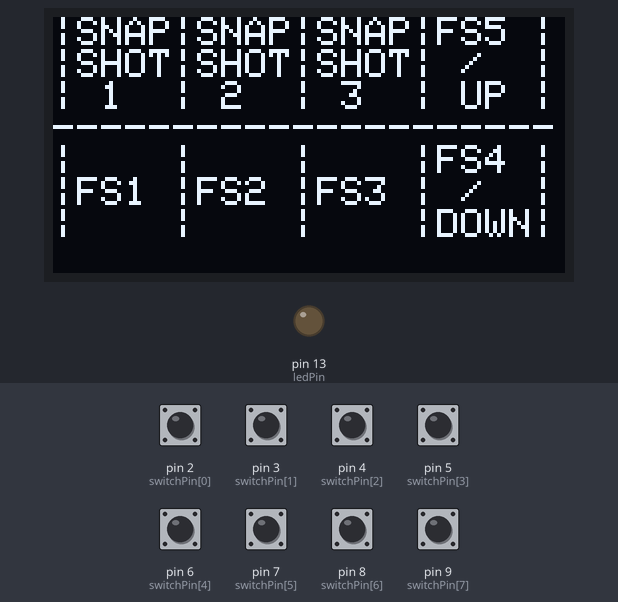
Bench run of a sketch on a simulated Arduino Nano, built with avr-gcc and run on an emulated ATmega328P. On the bench: 128×64 one-colour display, output pins drawn as LEDs (lit = HIGH). The test bench sets the inputs (shaded band); at power-on: pin 2 (switchPin[0]), pin 3 (switchPin[1]), pin 4 (switchPin[2]), pin 5 (switchPin[3]), pin 6 (switchPin[4]), pin 7 (switchPin[5]), pin 8 (switchPin[6]), pin 9 (switchPin[7]) HIGH. The display library's start-up logo is not drawn; MIDI output is not drawn.

Above: at 1.7 s.
1.8 s: pin 2 (switchPin[0]) pulled LOW for 0.15 s
At 1.9 s:
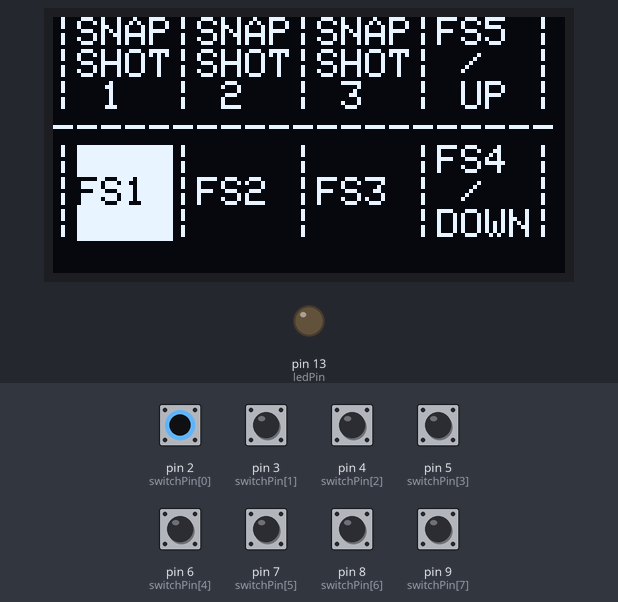
3.4 s: pin 5 (switchPin[3]) pulled LOW for 0.15 s
At 3.47 s:
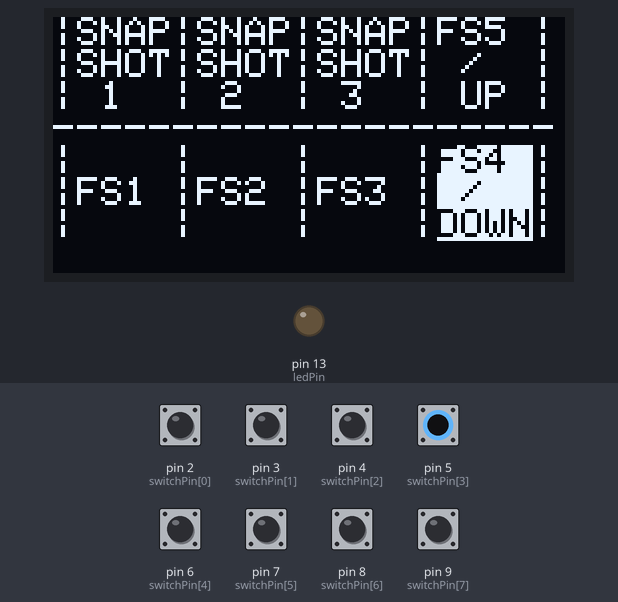
5.0 s: pin 6 (switchPin[4]) pulled LOW for 0.15 s
At 5.11 s:
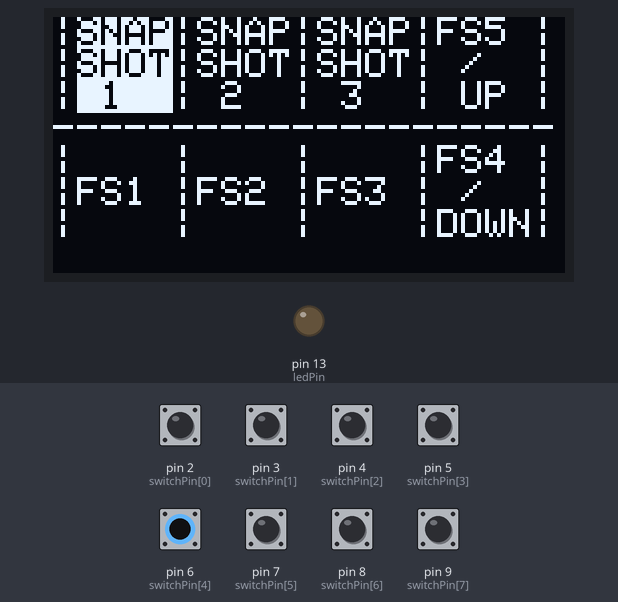
6.6 s: pin 9 (switchPin[7]) pulled LOW for 0.15 s
At 6.68 s:
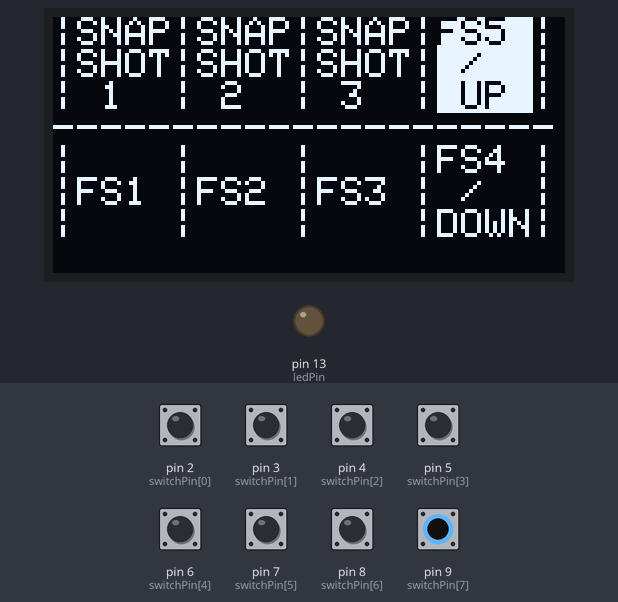
8.2 s: pin 3 (switchPin[1]) pulled LOW for 0.15 s
At 8.31 s:
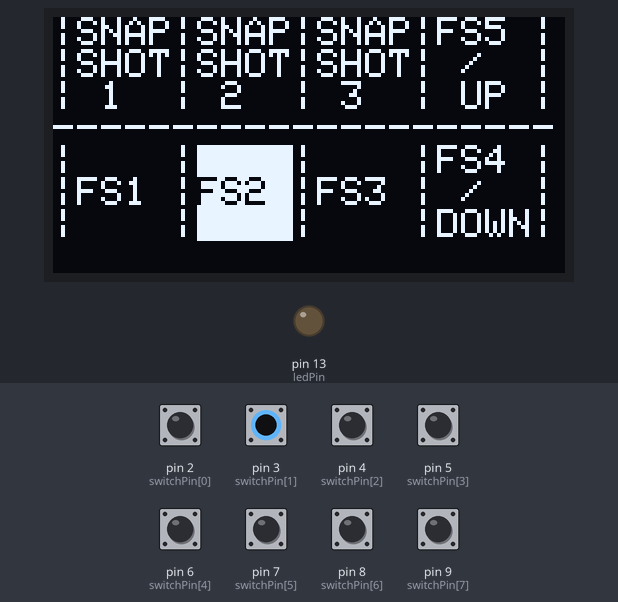
9.8 s: pin 4 (switchPin[2]) pulled LOW for 0.15 s
At 9.88 s:
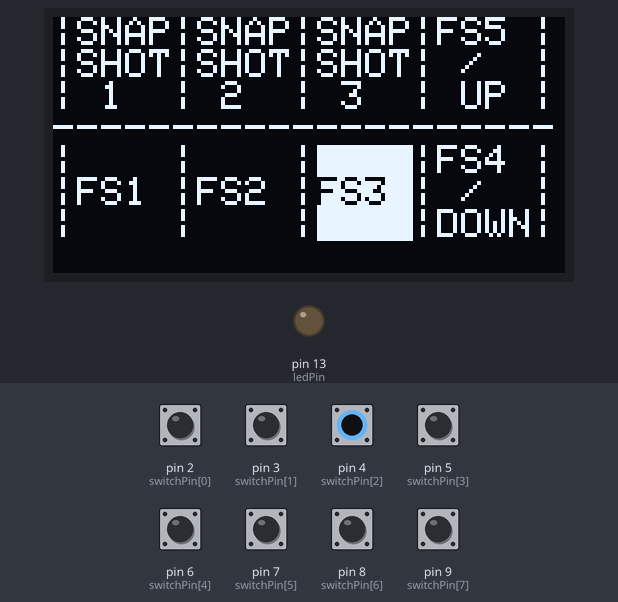
Timing chart, 0 to 12.4 s (numbered marks = the images above; inputs shaded):
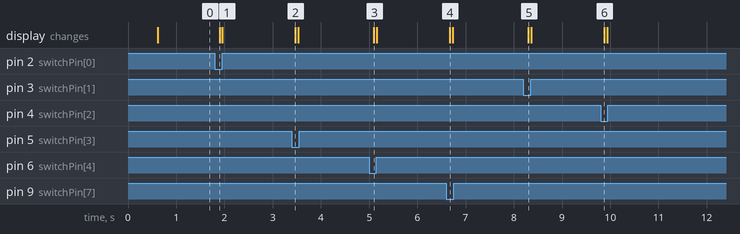

The sketch:

hxsMidiSwitcher.ino
```cpp
/*
 * ---------------------------------------------------
 *
 * Simple 8 button MIDI controller for Line 6 HX Stomp using Nano clone
 *
 * MIDI connectivity based on https://www.instructables.com/id/Send-and-Receive-MIDI-with-Arduino/
 * MIDI pin 4 to TX1
 *
 * 128x64 I2C OLED - the one I used was https://smile.amazon.co.uk/gp/product/B076PL474K
 * SDA to A4
 * SCL to A5
 *
 * 8x momentary SPST switches connected between GND and D2 - D9
 *
 * ---------------------------------------------------
 */


#include <MIDI.h>
#include <SPI.h>
#include <Wire.h>
#include <Adafruit_GFX.h>
#include <Adafruit_SSD1306.h>


// Declaration for an SSD1306 display connected to I2C (SDA, SCL pins)
#define SCREEN_WIDTH 128 // OLED display width, in pixels
#define SCREEN_HEIGHT 64 // OLED display height, in pixels
#define OLED_RESET     -1 // Reset pin # ((was 4) or -1 if sharing Arduino reset pin)
#define OLED_ADDR 0x3C  // address of my 128x64 OLED
Adafruit_SSD1306 display(SCREEN_WIDTH, SCREEN_HEIGHT, &Wire, OLED_RESET);

// error blink codes
#define ERR_DISP_ALLOC 3 // display allocation error

static const unsigned ledPin = LED_BUILTIN; // use onboard LED as activity indicator
static const byte switchPin[] = {2,3,4,5,6,7,8,9}; // pins for footswitch inputs
static const byte switchCount = 8; // number of footswitches used
static bool switchPressed[switchCount]; // current state of footswitches
static bool switchLastState[switchCount]; //previous state of footswitches (used for long press detection)
static unsigned long lastPressMillis[switchCount]; // when the last button press was detected
static unsigned long lastReleaseMillis[switchCount]; // when the last button was released

// Created and binds the MIDI interface to the default hardware Serial port
MIDI_CREATE_DEFAULT_INSTANCE();


void errBlink(int errCode) {
  byte blinkTime = 200; // duration for each blink
  byte blinkGap = 200; // gap between each blink
  int burstWait = 1000; // wait time between bursts
  for (;;) { // loop forever
    for (int i = 1; i <= errCode; i++) {
      digitalWrite(ledPin,HIGH);
      delay(blinkTime);
      digitalWrite(ledPin,LOW);
      delay(blinkGap);
    }
    delay(burstWait);
  }
} // end of errBlink()


void setup() {
  pinMode(ledPin, OUTPUT);  // setup activity LED pin for output

  MIDI.begin(MIDI_CHANNEL_OMNI);  // Listen to all incoming messages

 // SSD1306_SWITCHCAPVCC = generate display voltage from 3.3V internally
 if(!display.begin(SSD1306_SWITCHCAPVCC, OLED_ADDR)) { // Address 0x3C for my 128x64 variant
   errBlink(ERR_DISP_ALLOC);
  }

  // Show initial display buffer contents on the screen --
  // the library initializes this with an Adafruit splash screen.
  display.display();
  delay(500); // Pause for 0.5 seconds
  display.setTextSize(1);      // Normal 1:1 pixel scale
  display.setTextColor(WHITE); // Draw white text
  display.setCursor(0, 0);     // Start at top-left corner
  display.cp437(true);         // Use full 256 char 'Code Page 437' font
  display.clearDisplay();

  // Initialise switches and related variable arrays
  for (int i=0;i<switchCount;i++) {
    pinMode(switchPin[i], INPUT_PULLUP); // add pullup resistors to all footswitch input pins
    switchPressed[i] = false; //initialise switch state
    switchLastState[i] = false; //initialse last switch state
    lastReleaseMillis[i] = millis(); // initialise time switch last released
    lastPressMillis[i] = lastPressMillis[i] -1; // initialise time switch last pressed
  }

} // end of setup


void loop() {
  readButtons();
  displayUpdate();
  midiSend();
} // end of loop

/*
 * ----------------------------------------
 *
 * Input related declarations and functions
 *
 * ----------------------------------------
 */


static const bool switchDown = LOW; // because we are using pullup resistor and switch to GND
static const byte debounceTime = 20; // after processing a button press, ignore further input for some milliseconds
static const byte debounceDelay = 5; // amount of time to wait before retesting debounceTime
static const int longPressTime = 1000; // how long a switch has to be held to count as a long press
static int switchPressedCounter = 0; // how many switches are currently pressed
static byte nextCommand = -1; // most important pending action - the switch that was last pressed, or other command via multi or long press
static byte lastCommand = -1; // last command sent (used for display confirmation)
static unsigned long commandMillis = millis(); // the time that nextCommand was last set - ie the last switch to be pressed
static const byte pageDnCmd = 5*switchCount + 1;
static const byte pageUpCmd = 5*switchCount + 2;
static const byte pagePatchReset = 5*switchCount + 3;
static const byte tunerCmd =  5*switchCount + 4;

static byte currentPage = 0; // the current page / bank to be displayed
static const byte pageCount =1; // how many pages we have configured

void readButtons() {
  switchPressedCounter = 0;
  for (int i=0;i<switchCount;i++) {
    switchPressed[i] = ( digitalRead(switchPin[i]) == switchDown ); // set array element to true if switch is currently pressed, or false if not
    if (switchPressed[i] != switchLastState[i]) { //potential press or release detected
      if (switchPressed[i]) { // potential new press detected
        if ( millis() > (lastPressMillis[i] + debounceTime) ) { // genuine press and not switch bounce
          lastPressMillis[i] = millis();
          switchLastState[i] = true;
          nextCommand = i;
          commandMillis = millis();
        }
      }
      else if (!switchPressed[i]) { //potential switch release detected
        if ( millis() > (lastReleaseMillis[i] + debounceTime ) ) { // genuine release and not switch bounce
          lastReleaseMillis[i] = millis();
          switchLastState[i] = false;
        }
      }
    }
    if (switchPressed[i]) {
      switchPressedCounter++;  //increment counter used to check multiple presses
      if (  millis() > (lastPressMillis[i] + longPressTime)  ) { // long press detected
        lastPressMillis[i] = millis(); // reset timer so it doesn't re-trigger every loop
        nextCommand = i + switchCount; // use the next n numbers as a second bank of commands representing long press actions
      }
    }
  }
  static bool comboActive = false; // remembers whether multiple presses were detected to avoid re-triggering every loop
  if (switchPressedCounter > 1 ) { // multiple presses detected
    if (!comboActive) {
      comboActive = true;
      if ( switchPressed[0] && switchPressed[1]) { // first two switches -> Page Down
        nextCommand = pageDnCmd;
        changePageDown();
        }
      else if ( switchPressed[1] && switchPressed[2]) { // second two switches -> Page Up
        nextCommand = pageUpCmd;
        changePageUp();
        }
      else if ( switchPressed[2] && switchPressed[3]) { // 3rd 2 switches -> tuner
        nextCommand = tunerCmd;
        }


      else if ( switchPressed[6] && switchPressed[7]) { // last two switches - reset to page 0 and patch 0
        nextCommand = pagePatchReset;
        currentPage = 0;
      }
      }
    }
  else {
    comboActive = false; // we can reset this as no more than one switch currently pressed
  }
  lastCommand = nextCommand;
} // end of read_buttons()

void changePageUp() {
  currentPage++;
  if (currentPage >= pageCount) { // we have gone past the last page
    currentPage = 0; // reset to first page
  }
}

void changePageDown() {
  currentPage--;
  if (currentPage > pageCount) { // we have scrolled back past the first page
    currentPage = (pageCount -1); // reset to last page
  }
}


/*
 *
 * Display related functions
 *
 */


void invSelection(int i=(lastCommand+1)) {
  if (lastCommand == i) { // highlight the last switch pressed by inverting the colours
    display.setTextColor(BLACK, WHITE);
  }
  else {
    display.setTextColor(WHITE, BLACK);
  }
}


void displayLine(const __FlashStringHelper *str0, const __FlashStringHelper *str1, const __FlashStringHelper *str2, const __FlashStringHelper *str3, int startBtn) {
display.print(F("|"));
invSelection(0+startBtn);
display.print(str0);
invSelection();
display.print(F("|"));
invSelection(1+startBtn);
display.print(str1);
invSelection();
display.print(F("|"));
invSelection(2+startBtn);
display.print(str2);
invSelection();
display.print(F("|"));
invSelection(3+startBtn);
display.print(str3);
invSelection();
display.println(F("|"));
}


void displayUpdate(void) { // maybe change this to put labels in arrays, but this will do for now
  display.clearDisplay();
  display.setCursor(0, 0);     // Start at top-left corner
  switch (currentPage) {
    case 0:
      displayLine(F("SNAP"),F("SNAP"),F("SNAP"),F("FS5 "),4);
      displayLine(F("SHOT"),F("SHOT"),F("SHOT"),F(" /  "),4);
      displayLine(F(" 1  "),F(" 2  "),F(" 3  "),F(" UP "),4);
      display.println(F("---------------------"));
      displayLine(F("    "),F("    "),F("    "),F("FS4 "),0);
      displayLine(F("FS1 "),F("FS2 "),F("FS3 "),F(" /  "),0);
      displayLine(F("    "),F("    "),F("    "),F("DOWN"),0);
      break;

    case 1:
      displayLine(F("FS4 "),F("FS5 "),F("TAP "),F("    "),4);
      displayLine(F(" /  "),F(" /  "),F("TMPO"),F("TUNE"),4);
      displayLine(F("DOWN"),F(" UP "),F("    "),F("    "),4);
      display.println(F("---------------------"));
      displayLine(F("    "),F("    "),F("    "),F("NEXT"),0);
      displayLine(F("FS1 "),F("FS2 "),F("FS3 "),F(" FS "),0);
      displayLine(F("    "),F("    "),F("    "),F("MODE"),0);
      break;

    }
  display.display();
}

/*
 *
 * MIDI output related functions
 *
 */


void midiSend() {
  // do something
  if (nextCommand >=0) {
    if (nextCommand == pagePatchReset) { // SW7 & SW8 should reset page and patch to 0 regardless of which page/patch currently active
      MIDI.sendProgramChange(0,1);
    }
    else if (nextCommand == tunerCmd) {
    MIDI.sendControlChange(68,68,1); //tuner
        }

    else {
    switch(currentPage) {
      case 0: // menu page 0 (1 of 2)
       switch(nextCommand) {
        case 0:
          MIDI.sendControlChange(49,0,1); //FS1
          break;
        case 1:
          MIDI.sendControlChange(50,0,1); //FS2
          break;
        case 2:
          MIDI.sendControlChange(51,0,1); //FS3
          break;
        case 3:
          MIDI.sendControlChange(52,0,1); //FS4
          break;
        case 4:
          MIDI.sendControlChange(69,0,1); //snapshot 1
          break;
        case 5:
          MIDI.sendControlChange(69,1,1); // snapshot 2
          break;
        case 6:
          MIDI.sendControlChange(69,2,1); //snapshot 3
          break;
        case 7:
          MIDI.sendControlChange(53,0,1); //FS5
          break;

        } // end of menu page 0
        break;
      case 1: // menu page 1 (2 of 2)
       switch(nextCommand) {
        case 0:
          // -> FS1
          MIDI.sendControlChange(49,0,1); //FS1
          break;
        case 1:
          // -> FS2
          MIDI.sendControlChange(50,0,1); //FS2
          break;
        case 2:
          // -> FS3
          MIDI.sendControlChange(51,0,1); //FS3
          break;
        case 3:
          // -> PRESET MODE PAGE
          MIDI.sendControlChange(71,4,1); //next footswitch mode (temp functionality until I work out if I can change currentPage while in switch block)
          break;
        case 4:
          MIDI.sendControlChange(52,0,1); //FS4
          break;
        case 5:
          MIDI.sendControlChange(53,0,1); //FS5
          break;
        case 6:
          MIDI.sendControlChange(64,64,1); //tap tempo
          break;
        case 7:
          MIDI.sendControlChange(68,68,1); //tuner
          break;
        } // end of menu page 1
        break;


        break;
    } // end of outer nested switch case
}
    nextCommand = -1; // re-initialise this so we don't send the same message repeatedly
  }
} // end midisend
```

Measured:
- after the input at 1.8 s, the display: changes after 0.10 s (image 1)
- after the input at 3.4 s, the display: changes after 0.07 s (image 2)
- after the input at 5.0 s, the display: changes after 0.10 s (image 3)
- after the input at 6.6 s, the display: changes after 0.07 s (image 4)
- after the input at 8.2 s, the display: changes after 0.10 s (image 5)
- after the input at 9.8 s, the display: changes after 0.08 s (image 6)
